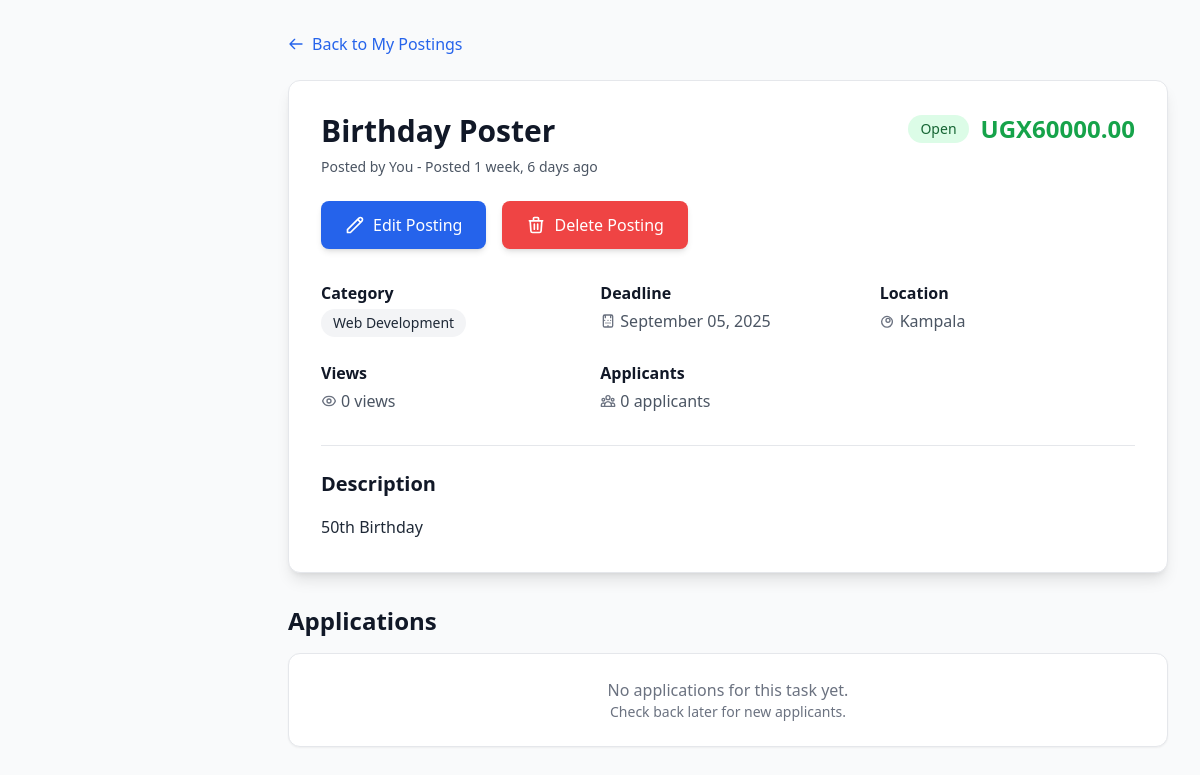
The page /giver/postings/11/ (signed in) on the database its author committed.
### task_giver/models.py (models this page shows, shortened)
class Task(models.Model):
    user = models.ForeignKey(User, on_delete=models.CASCADE)
    title = models.CharField(max_length=200)
    description = models.TextField()
    category = models.CharField(max_length=200)
    budget = models.DecimalField(max_digits=10, decimal_places=2)
    deadline = models.DateTimeField()
    posted_on = models.DateTimeField(auto_now_add=True)
    views = models.PositiveIntegerField(default=0)
    STATUS_CHOICES = (
        ('open', 'Open'),
        ('in_progress', 'In Progress'),
        ('completed', 'Completed'),
        ('canceled', 'Canceled'),
    )
    status = models.CharField(max_length=20, choices=STATUS_CHOICES, default='open')
    file_upload = models.FileField(upload_to='task_files/', blank=True, null=True, validators=[FileExtensionValidator(allowed_extensions=['pdf'])])
    location = models.CharField(max_length=200, blank=True, null=True)

### task_giver/views.py (the view)
# urls.py: path('postings/<int:task_id>/', views.task_detail, name='task_detail'),
@login_required
def task_detail(request, task_id):
    task = get_object_or_404(Task, pk=task_id)
    apps = Applications.objects.filter(task=task_id)
    context = {
        'task': task,
        'apps': apps
    }
    return render(request, 'task_giver/task_detail.html', context)

### task_giver/templates/task_giver/task_detail.html (shortened to what this page needs)
<!DOCTYPE html>
<html lang="en">
<head>
    <script src="https://cdn.tailwindcss.com"></script>
</head>
<body class="bg-gray-50 min-h-screen">
    <div class="lg:ml-64 min-h-screen">
        <div class="max-w-7xl mx-auto px-4 sm:px-6 lg:px-8 py-8 pt-20 lg:pt-8">
            <div class="mb-6">
                <a href="{% url 'task_giver:postings' %}" class="flex items-center text-blue-600 hover:text-blue-800 font-medium transition-colors">
                    <svg class="w-4 h-4 mr-2" fill="none" stroke="currentColor" viewBox="0 0 24 24">
                        <path stroke-linecap="round" stroke-linejoin="round" stroke-width="2" d="M10 19l-7-7m0 0l7-7m-7 7h18"></path>
                    </svg>
                    Back to My Postings
                </a>
            </div>
            <div class="job-detail-card bg-white rounded-xl shadow-lg border border-gray-200 p-8">
                <div class="flex flex-col md:flex-row md:items-start md:justify-between mb-6">
                    <div>
                        <h1 class="text-3xl font-bold text-gray-900 mb-2">{{ task.title }}</h1>
                        <p class="text-sm text-gray-600">Posted by <span class="font-medium">You</span> - Posted {{ task.posted_on|timesince }} ago</p>
                    </div>
                    <div class="mt-4 md:mt-0 flex items-center space-x-3">
                        <span class="badge bg-green-100 text-green-800 px-3 py-1 rounded-full text-sm font-medium">{{ task.get_status_display }}</span>
                        <span class="price-highlight text-2xl font-bold text-green-600">UGX{{ task.budget }}</span>
                    </div>
                </div>
                <div class="flex flex-col sm:flex-row sm:space-x-4 space-y-3 sm:space-y-0 mb-8">
                    <a href="{% url 'task_giver:task_edit' task.id %}" class="interactive-btn bg-blue-600 hover:bg-blue-700 text-white px-6 py-3 rounded-lg font-medium shadow-md">
                        <span class="flex items-center justify-center">
                            <svg class="w-5 h-5 mr-2" fill="none" stroke="currentColor" viewBox="0 0 24 24">
                                <path stroke-linecap="round" stroke-linejoin="round" stroke-width="2" d="M15.232 5.232l3.536 3.536m-2.036-5.036a2.5 2.5 0 113.536 3.536L6.5 21.036H3v-3.572L16.732 3.732z"></path>
                            </svg>
                            Edit Posting
                        </span>
                    </a>
                    <form method="post" action="{% url 'task_giver:task_delete' task.id %}" onsubmit="return confirm('Are you sure you want to delete this task?');">
                        <button type="submit" class="interactive-btn bg-red-500 hover:bg-red-600 text-white px-6 py-3 rounded-lg font-medium shadow-md">
                            <span class="flex items-center justify-center">
                                <svg class="w-5 h-5 mr-2" fill="none" stroke="currentColor" viewBox="0 0 24 24">
                                    <path stroke-linecap="round" stroke-linejoin="round" stroke-width="2" d="M19 7l-.867 12.142A2 2 0 0116.138 21H7.862a2 2 0 01-1.995-1.858L5 7m5 4v6m4-6v6m1-10V4a1 1 0 00-1-1h-4a1 1 0 00-1 1v3M4 7h16"></path>
                                </svg>
                                Delete Posting
                            </span>
                        </button>
                    </form>
                </div>
                <div class="grid grid-cols-1 md:grid-cols-2 lg:grid-cols-3 gap-6 mb-8 text-gray-700">
                    <div>
                        <h4 class="font-semibold text-gray-900 mb-1">Category</h4>
                        <p class="bg-gray-100 text-gray-800 px-3 py-1 rounded-full text-sm font-medium inline-block badge">{{ task.category }}</p>
                    </div>
                    <div>
                        <h4 class="font-semibold text-gray-900 mb-1">Deadline</h4>
                        <p class="text-gray-600 flex items-center">
                            {{ task.deadline|date:"F d, Y" }}
                        </p>
                    </div>
                    <div>
                        <h4 class="font-semibold text-gray-900 mb-1">Location</h4>
                        <p class="text-gray-600 flex items-center">
                             {{ task.location }}
                        </p>
                    </div>
                    <div>
                        <h4 class="font-semibold text-gray-900 mb-1">Views</h4>
                        <p class="text-gray-600 flex items-center">
                            0 views
                        </p>
                    </div>
                    <div>
                        <h4 class="font-semibold text-gray-900 mb-1">Applicants</h4>
                        <p class="text-gray-600 flex items-center">
                            0 applicants
                        </p>
                    </div>
                </div>
                <hr class="border-gray-200 my-6">
                <div class="prose max-w-none text-gray-700">
                    <h4 class="text-xl font-semibold text-gray-900 mb-4">Description</h4>
                    <p class="text-gray-800 leading-relaxed">{{ task.description }}</p>
                </div>
            </div>
            <div class="mt-8">
                <h2 class="text-2xl font-bold text-gray-900 mb-4">Applications</h2>
                {% if apps %}
                    <div class=" rounded-xl  border-gray-200 divide-y divide-gray-200">
                        {% for app in apps %}
                            <c-AppCard>
                            </c-AppCard>
                            <br/>
                        {% endfor %}
                    </div>
                {% else %}
                    <div class="bg-white p-6 rounded-xl text-center text-gray-500 shadow-sm border border-gray-200">
                        <p class="font-medium">No applications for this task yet.</p>
                        <p class="text-sm">Check back later for new applicants.</p>
                    </div>
                {% endif %}
            </div>
        </div>
    </div>
</body>
</html>

### task_giver/templates/task_giver/task_detail.html (style rules this page uses)
.job-detail-card { transition: all 0.4s cubic-bezier(0.4, 0, 0.2, 1); }
.interactive-btn { transition: all 0.3s cubic-bezier(0.4, 0, 0.2, 1); position: relative; overflow: hidden; }
.interactive-btn::before { content: ''; position: absolute; top: 0; left: -100%; width: 100%; height: 100%; background: linear-gradient(90deg, transparent, rgba(255, 255, 255, 0.2), transparent); transition: left 0.5s; }
.badge { transition: all 0.3s ease; }

### rows shown on the page
Task: title "Birthday Poster", posted_on "1 week, 6 days", status "Open", budget "60000.00", category "Web Development", deadline "September 05, 2025", location "Kampala", description "50th Birthday"
